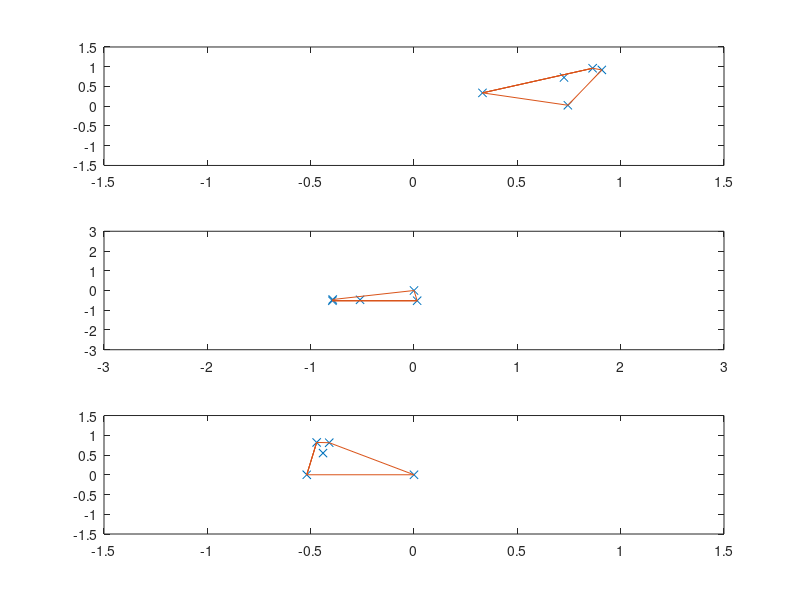
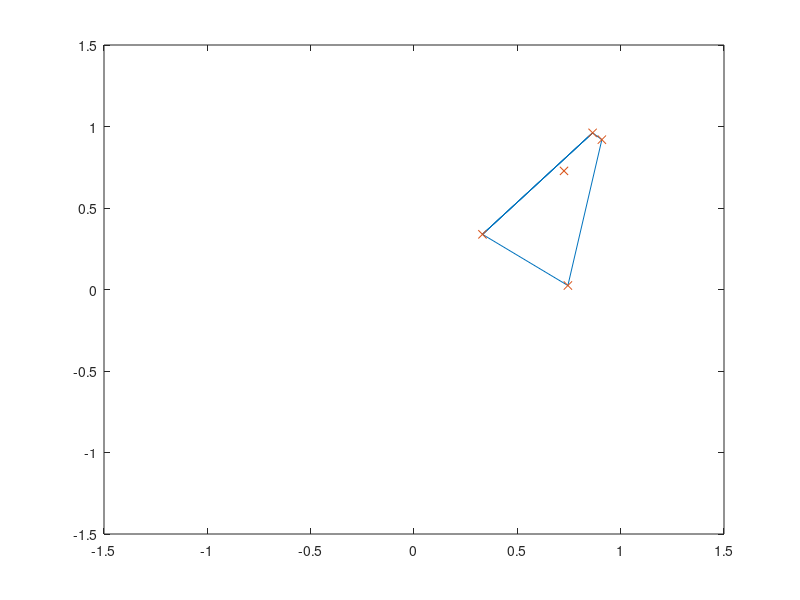

Source code (MATLAB) for these figures, in order:
%% Cluster edge finding
% This algorithm determines a boundary about a known set of points within a
% cluster. The only input needed are the x & y coordinates of the cluster
% points. The algorithm starts by finding the lowest y point. If multiple
% points are along the "bottom" then the largest x point of those is taken.
% This first point is the "seed". From here, the slopes connecting each
% other point to the seed is determined. Taking the minimum slope will give
% the next point. If multiple points are in line, then the most distant
% point is taken. The cluster points are all then translated an amount such
% that the next point sits at the origin. The cluster is then rotated by an
% amount such that the previous point sits along the negative x-axis. A
% search is done for any points to the right of the shifted cluster origin.
% This step is inserted to help speed up the algorithm. If no points are 
% found, then all points left are then considered. The points considered
% have their slopes to the origin measured, and the point making the lowest
% slope is taken. The algorithm repeats until the next point is the seed.
% The output is the list of indices of COORDS, "points" which lists the
% vertices of the polygon boundary & the list of the coordinates of
% "points", "edge".
% -ADS 2 December 2012
clear all; %close all;
do_plot = 1;  do_steps = 0;
N = 5;  %number of points 
lims = 1.5; %limits of the graph xlim([-lims lims]); ylim([-lims lims]);
% Comment out whichever set you don't want to work with.
COORDS = rand(N,2); %work with just random points?
% COORDS = [0 0; 1 0; 1 1; 0 1; 0.5 0.9]; %work with some known shape?
% load('broken');
coords = COORDS;
%% Begin algorithm!
% for asdf=1:1000, 
% tic;
N = size(coords,1);
edge = [];  e = [];
points = [];   p = [];
%% start with a certain point, minimum y
from = find(min(coords(:,2))==coords(:,2));
if numel(from)>1, % in case of in-line points
  [X from] = max(coords(from,1)); % get the far right point
  Y = coords(from,2);
  seed = from; %initialize seed
  %when completing the polygon, the far right point will be the one chosen
  %according to the algorithm, and since the loop checks if the points,
  %next & seed are the same, the loop should certainly exit with this
  %assignment.
else, 
  X = coords(from,1);
  Y = coords(from,2);
  seed = from; %initialize seed
end
next = -1;
%% main algorithm loop
while next~=seed, 
  % no points are below from, so check to the right for counter-clockwise
  % hull path
  to = find(X<=coords(:,1));
  to(to==from) = []; %don't include from
  if isempty(to), %if no points left, start with a full non-visited subset
    to = 1:N; %all points are left of current from coord
    to(from) = []; %don't include from
    theta = pi/2;
    big_bends = find(Y<=coords(to,2));
    if numel(to)==numel(big_bends), 
      theta = pi;
    end
  else, 
    theta = 0;
  end
  dy = (coords(to,2)-Y);
  dx = (coords(to,1)-X);
  slopes = (dy./dx);
  j = (find(min(slopes)==slopes));
  next = to(j);
  if numel(next)>1, % in case of in-line points
    next = max(coords(next,1));
  end
  smallest_slope = slopes(j);
if do_plot==1, 
  if ~figure(1),  figure(1);  end
  subplot(3,1,1);
  plot(COORDS(:,1),COORDS(:,2),'x'); hold on; plot(COORDS([seed p' from next],1),COORDS([seed p' from next],2)); hold off;
  xlim([-lims lims]); ylim([-lims lims]);
end
  translated_coords(:,1) = coords(:,1)-coords(next,1);
  translated_coords(:,2) = coords(:,2)-coords(next,2);
if do_plot==1, 
  subplot(3,1,2);
  plot(translated_coords(:,1),translated_coords(:,2),'x'); 
  hold on; plot(translated_coords([seed p' from next],1),translated_coords([seed p' from next],2)); hold off;
  xlim([-3 3]); ylim([-3 3]);
end
  if abs(dx(j))>10^-15, 
    theta = theta +atan(smallest_slope);
  else, 
    theta = theta +pi/2;
  end
  rotation_matrix = [cos(theta) -sin(theta); sin(theta) cos(theta)];
  coords = translated_coords*rotation_matrix;
if do_plot==1, 
  subplot(3,1,3);
  plot(coords(:,1),coords(:,2),'x');
  hold on; plot(coords([seed p' from next],1),coords([seed p' from next],2)); hold off;
  xlim([-lims lims]); ylim([-lims lims]);
end
if do_steps==1, pause;  end
  X = coords(next,1);
  Y = coords(next,2);
  % record point id and coordinate
  if from~=seed, 
    p = [p; from];
    e = [e; COORDS(from,:)];
  end
  % update next point
  from = next;  
end
points = [seed; p; seed];
edge = [COORDS(seed,:); e; COORDS(seed,:)];
% times(asdf) = toc;
% end
[points, edge]
if ~figure(2),  figure(2);  end
plot(edge(:,1),edge(:,2)); xlim([-lims lims]); 
ylim([-lims lims]);
hold on;
plot(COORDS(:,1),COORDS(:,2),'x');
hold off;
%% old notes to myself -ADS
% I want this algorithm to determine an edge of a predetermined cluster.
% Given a simple shape, the algorithm should correctly determine the shape.
% I will first consider a counter-clockwise path about a cluster, but
% perhaps later it can be modified to trace clockwise as well. I think I
% will first try a scan of points from the outer section inward. Once a
% point is found which is a potential next vertex of the polygon being
% traced, I want any points in between and within a circle of radius equal
% to the distance from the current vertex to the next potential vertex. Of
% these points in between, which should only contain points "more inward"
% (if in the end they/it is included, then they/it would form what might be
% considered a dent), if the distance to them is less than the distance to
% the potential vertex, then they become a part of the edge. This should
% cause a tight fitting polygon which should be able to pick up on dents.
%
% Instead of the above, I think a more tractable algorithm could be
% obtained by use of Euler rotations and a greatest slope search. First, a
% search is done for the next vertex which makes the lowest slope of a line
% stemming form the current vertex, but only points beyond the current vertex
% are searched. The cluster of points is then rotated by an angle such that 
% the slope is reduced to zero.